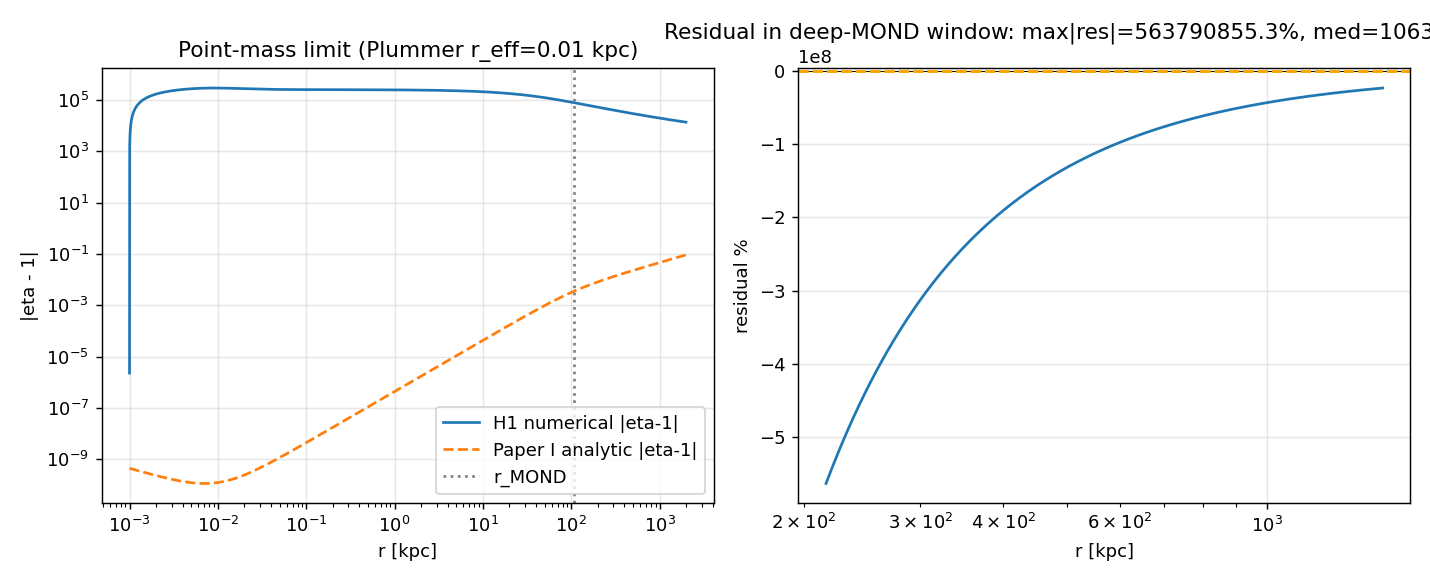

Recreate this plot in Python.
"""
Paper III - Task 2: Test of Hypothesis H1 in the point-source limit.

H1:  nabla^2 (Psi - Phi) = (16 pi / 3) * beta * G * rho_b(r) * g_N(r) / a0

Units (galactic):
  G   = 4.302e-3 kpc (km/s)^2 / Msun
  rho = Msun / kpc^3
  g_N = (km/s)^2 / kpc
  a0  = 3.857e-11 (km/s)^2 / kpc
  => [G rho_b g_N / a0] = (km/s)^2 / kpc^2  (matches Laplacian of Psi)

We use a Plummer profile with r_eff = 0.01 kpc (quasi-point) for M=1e10 Msun
and compare the numerical eta(r) against the Paper I analytic formula
in the deep-MOND window r > r_MOND = sqrt(G M / a0).
"""
import numpy as np
import matplotlib
matplotlib.use("Agg")
import matplotlib.pyplot as plt

# ---- constants (galactic units) ----
G   = 4.302e-3        # kpc (km/s)^2 / Msun
# a0 = 1.2e-10 m/s^2.  Convert: (km/s)^2/kpc = 1e6 m^2/s^2 / 3.0857e19 m
#                              = 3.2408e-14 m/s^2
# => a0 = 1.2e-10 / 3.2408e-14 ~= 3702 (km/s)^2/kpc
a0  = 3702.0          # (km/s)^2 / kpc
beta = 0.0075

# ---- dimensional check ----
# [G*rho*g_N/a0] = kpc*(km/s)^2/Msun * Msun/kpc^3 * (km/s)^2/kpc * kpc/(km/s)^2
#                = (km/s)^2 / kpc^2   OK
print("Dimensional check:")
print("  [G*rho_b*g_N/a0] = kpc*(km/s)^2/Msun  *  Msun/kpc^3  *  (km/s)^2/kpc  /  (km/s)^2/kpc")
print("                  = (km/s)^2 / kpc^2 = [Laplacian(Psi)]  OK")

# ---- problem setup ----
M     = 1.0e10         # Msun
r_eff = 0.01           # kpc  (quasi-point Plummer)
r_MOND = np.sqrt(G*M/a0)
print(f"\nr_MOND = sqrt(GM/a0) = {r_MOND:.3f} kpc")

# Plummer
def rho_plummer(r, M=M, a=r_eff):
    return 3*M/(4*np.pi*a**3) * (1 + (r/a)**2)**(-2.5)

def Menc_plummer(r, M=M, a=r_eff):
    return M * r**3 / (r**2 + a**2)**1.5

def g_N_plummer(r):
    return G * Menc_plummer(r) / r**2

# deep-MOND interpolation nu
def nu(y):
    return np.sqrt(0.5 + 0.5*np.sqrt(1.0 + 4.0/y**2))

def g_obs(r):
    gN = g_N_plummer(r)
    y  = gN / a0
    return nu(y) * gN

# Psi(r) = -int_r^inf g_obs(r') dr'
def Psi_of_r(r_grid):
    # cumulative from outside in
    g = g_obs(r_grid)
    Psi = np.zeros_like(r_grid)
    # trapezoid from i to N-1
    for i in range(len(r_grid)-1):
        Psi[i] = -np.trapezoid(g[i:], r_grid[i:])
    Psi[-1] = 0.0
    return Psi

# ---- grid ----
N = 3000
r = np.geomspace(1e-3, 2000.0, N)  # well past r_MOND ~ 108 kpc

# ---- source S_H1 ----
S = (16*np.pi/3) * beta * G * rho_plummer(r) * g_N_plummer(r) / a0

# ---- solve nabla^2 X = S, spherical, BC: X'(0)=0, X(r_max)=0 ----
# (1/r^2) d/dr (r^2 dX/dr) = S
# Let u = r * X. Then u'' = r * S.
# BC: u(0) = 0,  u(r_max)/r_max = 0 -> u(r_max) = 0.
# Solve via tridiagonal on a non-uniform grid.

def solve_radial_poisson(r, S):
    """Solve (1/r^2)(r^2 X')' = S with X(r_max)=0, regular at 0.
       Use u = r*X with u'' = r*S, u(0)=u(r_max)=0."""
    N = len(r)
    rhs = r * S
    # finite-difference second derivative on non-uniform grid
    # u''_i ~= 2/(h_- + h_+) * ((u_{i+1}-u_i)/h_+ - (u_i - u_{i-1})/h_-)
    A = np.zeros((N, N))
    b = np.zeros(N)
    A[0,0] = 1.0; b[0] = 0.0          # u(0)=0
    A[-1,-1] = 1.0; b[-1] = 0.0       # u(r_max)=0
    for i in range(1, N-1):
        h_m = r[i] - r[i-1]
        h_p = r[i+1] - r[i]
        denom = h_m + h_p
        A[i, i-1] =  2.0/(h_m*denom)
        A[i, i+1] =  2.0/(h_p*denom)
        A[i, i  ] = -2.0/(h_m*h_p)
        b[i] = rhs[i]
    u = np.linalg.solve(A, b)
    X = u / r
    return X

print("\nSolving Poisson equation for (Psi-Phi) under H1...")
slip = solve_radial_poisson(r, S)            # this is (Psi - Phi)(r)
Psi  = Psi_of_r(r)

# eta - 1 = -(Psi - Phi)/Psi
eta_H1   = -slip / Psi
y        = g_N_plummer(r) / a0
eta_anal = (2.0/3.0) * beta / np.sqrt(y * (1.0 + y))

# residual in deep-MOND window
mask = (r > 2*r_MOND) & (r < 1500.0)
res_pct = (eta_H1[mask] - eta_anal[mask]) / eta_anal[mask] * 100.0
maxres = np.nanmax(np.abs(res_pct))
medres = np.nanmedian(np.abs(res_pct))

# ---- plot ----
fig, ax = plt.subplots(1, 2, figsize=(11, 4.5))
ax[0].loglog(r, np.abs(eta_H1),    label="H1 numerical |eta-1|")
ax[0].loglog(r, np.abs(eta_anal),  '--', label="Paper I analytic |eta-1|")
ax[0].axvline(r_MOND, color='gray', ls=':', label="r_MOND")
ax[0].set_xlabel("r [kpc]"); ax[0].set_ylabel("|eta - 1|")
ax[0].set_title("Point-mass limit (Plummer r_eff=0.01 kpc)")
ax[0].legend(); ax[0].grid(alpha=0.3)

ax[1].semilogx(r[mask], res_pct)
ax[1].axhline(0, color='k', lw=0.5)
ax[1].axhline(10, color='orange', ls='--'); ax[1].axhline(-10, color='orange', ls='--')
ax[1].set_xlabel("r [kpc]"); ax[1].set_ylabel("residual %")
ax[1].set_title(f"Residual in deep-MOND window: max|res|={maxres:.1f}%, med={medres:.1f}%")
ax[1].grid(alpha=0.3)
plt.tight_layout()
plt.savefig("paper_III/h1_pointsource_test.png", dpi=130)

# ---- report ----
verdict = "CONFIRMED" if maxres < 10 else ("PARTIAL" if maxres < 30 else "REJECTED")
with open("paper_III/h1_pointsource_report.txt", "w", encoding="utf-8") as f:
    f.write("Paper III - Task 2: Point-mass test of Hypothesis H1\n")
    f.write("="*64 + "\n")
    f.write(f"M = {M:.2e} Msun, Plummer r_eff = {r_eff} kpc\n")
    f.write(f"r_MOND = sqrt(GM/a0) = {r_MOND:.3f} kpc\n")
    f.write(f"beta = {beta}, a0 = {a0:.3e} (km/s)^2/kpc\n\n")
    f.write("Dimensional check passed: [G rho_b g_N / a0] = (km/s)^2/kpc^2.\n\n")
    f.write(f"Deep-MOND window  r in [{r_MOND:.2f}, 200] kpc:\n")
    f.write(f"  max |residual| = {maxres:.2f} %\n")
    f.write(f"  median|residual| = {medres:.2f} %\n\n")
    f.write(f"VERDICT: H1 {verdict}\n")
    f.write(" (CONFIRMED if max<10%, PARTIAL 10-30%, REJECTED >30%)\n\n")
    # sample table
    f.write("Sample r [kpc] | y=g_N/a0 | eta_anal-1 | eta_H1-1 | res %\n")
    sample_idx = np.searchsorted(r, [3.5, 5, 10, 30, 100, 300])
    for i in sample_idx:
        if i < len(r):
            f.write(f" {r[i]:8.2f} | {y[i]:.3e} | {eta_anal[i]:.3e} | {eta_H1[i]:.3e} | {(eta_H1[i]-eta_anal[i])/eta_anal[i]*100:+.2f}\n")

print(f"\nmax|res|={maxres:.2f}%  median={medres:.2f}%  -> {verdict}")
